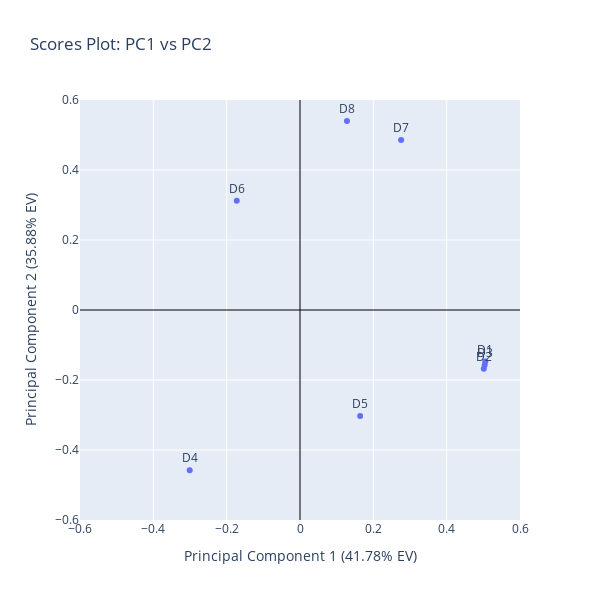

Write notebook code for a chart like this one.
### Markdown cell above
13) Prepare a plot of the Loadings (using plotly) for PC1 and PC2.

### Code cell
# Plot the loadings - 2D
fig = px.scatter(loadings, x='PC1', y='PC2',
                 text=loadings.index,
                 labels={
                     'PC1': f'Principal Component 1 ({explained_variance[0] * 100:.2f}% EV)',
                     'PC2': f'Principal Component 2 ({explained_variance[1] * 100:.2f}% EV)'
                 },
                 title='Scores Plot: PC1 vs PC2')

# Add zerolines
fig.update_xaxes(zeroline=True, zerolinewidth=1, zerolinecolor='Black')
fig.update_yaxes(zeroline=True, zerolinewidth=1, zerolinecolor='Black')

# Adjust the text position for readability (optional)
fig.update_traces(textposition='top center')

# Set the layout to be square
fig.update_layout(
    width=600,
    height=600,
    xaxis=dict(range=[-0.6, 0.6]),
    yaxis=dict(range=[-0.6, 0.6])
)

fig.show()

### Figure 1 — Plotly figure (JSON) as saved in the notebook; plotly's stock layout.template omitted (floating-point values rounded to 4 significant figures)
{"data": [{"hovertemplate": "Principal Component 1 (41.78% EV)=%{x}<br>Principal Component 2 (35.88% EV)=%{y}<br>index=%{text}<extra></extra>", "legendgroup": "", "marker": {"color": "#636efa", "symbol": "circle"}, "mode": "markers+text", "name": "", "orientation": "v", "showlegend": false, "text": ["D1", "D2", "D3", "D4", "D5", "D6", "D7", "D8"], "textposition": "top center", "type": "scatter", "x": [0.5054, 0.5013, 0.5037, -0.3008, 0.164, -0.1725, 0.2757, 0.128], "xaxis": "x", "y": [-0.1469, -0.1676, -0.1568, -0.4576, -0.3027, 0.3118, 0.4854, 0.5403], "yaxis": "y"}], "layout": {"height": 600, "legend": {"tracegroupgap": 0}, "title": {"text": "Scores Plot: PC1 vs PC2"}, "width": 600, "xaxis": {"anchor": "y", "domain": [0, 1], "range": [-0.6, 0.6], "title": {"text": "Principal Component 1 (41.78% EV)"}, "type": "linear", "zeroline": true, "zerolinecolor": "Black", "zerolinewidth": 1}, "yaxis": {"anchor": "x", "domain": [0, 1], "range": [-0.6, 0.6], "title": {"text": "Principal Component 2 (35.88% EV)"}, "type": "linear", "zeroline": true, "zerolinecolor": "Black", "zerolinewidth": 1}}}
